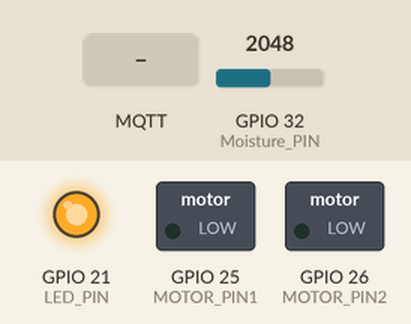
Bench run of a program on a simulated ESP32. Shown: switched loads named in the program (green lamp = pin HIGH), output pins drawn as LEDs (lit = HIGH). The inputs (shaded band) are chosen by the test bench; at power-on: GPIO 32 (Moisture_PIN) = 2048. WiFi joins after 1.5 s; servers stay silent unless stated; no MQTT or app messages arrive unless stated; what the program prints to the serial monitor is not drawn.

Above: at 0.1 s.
At 2.7 s:
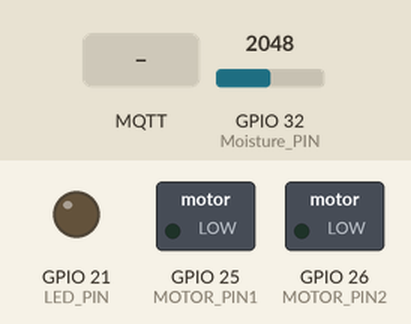
2.8 s: MQTT message "garden" arrives on the first subscribed topic
8.0 s: MQTT message "config" arrives on the first subscribed topic
13.0 s: MQTT message "threshold" arrives on the first subscribed topic
Timing chart, 0 to 16.0 s (numbered marks = the images above; inputs shaded):
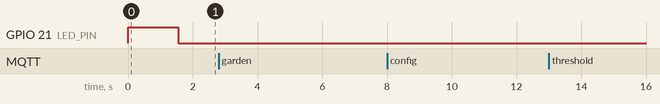

The program:

main.cpp
```cpp
// Software Capstone - EvryHub Garden
//
// @author  Joshua Symons-Webb
// @id      000812836
//
// I, Joshua Symons-Webb, 000812836 certify that this material is my original work. No
// other person's work has been used without due acknowledgement.

#include <Arduino.h>
#include "secrets.h"
#include <WiFiClientSecure.h>
#include <WiFi.h>
#include <ESPmDNS.h>
#include <WiFiUdp.h>
#include <ArduinoOTA.h>
#include <PubSubClient.h>
#include <ArduinoJson.h>

// AWS Pub/Sub Topics & Wifi Config
#define AWS_IOT_PUBLISH_TOPIC "evryhub/garden"
#define AWS_IOT_SUBSCRIBE_TOPIC "evryhub/garden/sub"
WiFiClientSecure net = WiFiClientSecure();
PubSubClient client(net);

// Moisture Sensor Pin
#define Moisture_PIN 32

// Motor Driver
#define MOTOR_PIN1 25 // GPIO for control input 1
#define MOTOR_PIN2 26 // GPIO for control input 2

// LED Pin (digital)
#define LED_PIN 21

int moisture = 0;
int gardenConfig = 0;
int moistureThreshold = 0;

// ***********************************************************
void waterGarden()
{
  digitalWrite(MOTOR_PIN1, HIGH);
  digitalWrite(MOTOR_PIN2, LOW);
  delay(3000);
  digitalWrite(MOTOR_PIN1, LOW);
  digitalWrite(MOTOR_PIN2, LOW);
}

// ***********************************************************
void configGarden(int config)
{
  gardenConfig = config;
}

// ***********************************************************
void gardenThreshold(int threshold)
{
  moistureThreshold = threshold;
}

// ***********************************************************
void messageHandler(char *topic, byte *payload, unsigned int length)
{
  StaticJsonDocument<200> doc;
  deserializeJson(doc, payload);

  const char *device = doc["device"];
  const char *action = doc["action"];
  const char *value = doc["value"];

  Serial.printf("\n Device: %s | Action: %s | Value: %s\n", String(device), String(action), String(value));

  if (String(device) == "garden" && String(action) == "config")
  {
    Serial.println("Configure EvryHub Garden");
    configGarden(atoi(value));
  }
  else if (String(device) == "garden" && String(action) == "threshold")
  {
    configGarden(atoi(value));
  }
  else if (String(device) == "garden" && String(action) == "water")
  {
    Serial.println("Water Garden");
    waterGarden();
  }
}

// ***********************************************************
void connectAWS()
{
  // Configure WiFiClientSecure to use the AWS IoT device credentials
  net.setCACert(AWS_CERT_CA);
  net.setCertificate(AWS_CERT_CRT);
  net.setPrivateKey(AWS_CERT_PRIVATE);

  // Connect to the MQTT broker on the AWS endpoint we defined earlier
  client.setServer(AWS_IOT_ENDPOINT, 8883);

  // Create a message handler
  client.setCallback(messageHandler);
  Serial.println("Connecting to AWS IOT");

  while (!client.connect(THINGNAME))
  {
    Serial.print(".");
    delay(100);
  }

  if (!client.connected())
  {
    Serial.println("AWS IoT Timeout!");
    return;
  }
  digitalWrite(LED_PIN, LOW);

  // Subscribe to a topic
  client.subscribe(AWS_IOT_SUBSCRIBE_TOPIC);
  Serial.println("AWS IoT Connected!");
}

// ***********************************************************
void publishMessage()
{
  StaticJsonDocument<200> doc;
  doc["device"] = "garden";
  doc["action"] = "moisture";
  doc["value"] = String(moisture);
  char jsonBuffer[512];
  serializeJson(doc, jsonBuffer);

  client.publish(AWS_IOT_PUBLISH_TOPIC, jsonBuffer);
}

// ***********************************************************
void wifiSetup()
{
  WiFi.mode(WIFI_STA);
  WiFi.begin(WIFI_SSID, WIFI_PASSWORD);

  while (WiFi.status() != WL_CONNECTED)
  {
    digitalWrite(LED_PIN, HIGH);
    delay(500);
    digitalWrite(LED_PIN, LOW);
    Serial.print(".");
  }
  digitalWrite(LED_PIN, HIGH);
}

// ***********************************************************
void otaSetup()
{
  ArduinoOTA
      .onStart([]()
               {
      String type;
      if (ArduinoOTA.getCommand() == U_FLASH)
        type = "sketch";
      else // U_SPIFFS
        type = "filesystem";

      // NOTE: if updating SPIFFS this would be the place to unmount SPIFFS using SPIFFS.end()
      Serial.println("Start updating " + type); })
      .onEnd([]()
             { Serial.println("\nEnd"); })
      .onProgress([](unsigned int progress, unsigned int total)
                  { Serial.printf("Progress: %u%%\r", (progress / (total / 100))); })
      .onError([](ota_error_t error)
               {
      Serial.printf("Error[%u]: ", error);
      if (error == OTA_AUTH_ERROR) Serial.println("Auth Failed");
      else if (error == OTA_BEGIN_ERROR) Serial.println("Begin Failed");
      else if (error == OTA_CONNECT_ERROR) Serial.println("Connect Failed");
      else if (error == OTA_RECEIVE_ERROR) Serial.println("Receive Failed");
      else if (error == OTA_END_ERROR) Serial.println("End Failed"); });

  ArduinoOTA.begin();

  Serial.println("Ready");
  Serial.print("IP address: ");
  Serial.println(WiFi.localIP());
}

// ***********************************************************
void checkInput()
{
  if (gardenConfig == 2)
  { // Water with threshold
    if (moistureThreshold > moisture)
    {
      waterGarden();
    }
  }

  float slope = 2.48;      // slope from linear fit
  float intercept = -0.72; // intercept from linear fit
  float voltage = (float(analogRead(Moisture_PIN)) / 1023.0) * 3.3;
  moisture = ((1.0 / voltage) * slope) + intercept;
}

// ***********************************************************
void setup()
{
  Serial.begin(115200);

  pinMode(MOTOR_PIN1, OUTPUT);
  pinMode(MOTOR_PIN2, OUTPUT);
  pinMode(LED_PIN, OUTPUT);

  wifiSetup();
  otaSetup();
  connectAWS();
}

// ***********************************************************
void loop()
{
  ArduinoOTA.handle();
  checkInput();
  publishMessage();
  client.loop();
  delay(5000);
}
```

secrets.h
```cpp
#include <pgmspace.h>

#define SECRET
#define THINGNAME "EvryHub-Garden"

const char WIFI_SSID[] = "HOME";
const char WIFI_PASSWORD[] = "AkJ197219992001";
const char AWS_IOT_ENDPOINT[] = "ah1nte2vfjrs0-ats.iot.ca-central-1.amazonaws.com";

// Amazon Root CA 1
static const char AWS_CERT_CA[] PROGMEM = R"EOF(
-----BEGIN CERTIFICATE-----
MIIDQTCCAimgAwIBAgITBmyfz5m/jAo54vB4ikPmljZbyjANBgkqhkiG9w0BAQsF
ADA5MQswCQYDVQQGEwJVUzEPMA0GA1UEChMGQW1hem9uMRkwFwYDVQQDExBBbWF6
b24gUm9vdCBDQSAxMB4XDTE1MDUyNjAwMDAwMFoXDTM4MDExNzAwMDAwMFowOTEL
MAkGA1UEBhMCVVMxDzANBgNVBAoTBkFtYXpvbjEZMBcGA1UEAxMQQW1hem9uIFJv
b3QgQ0EgMTCCASIwDQYJKoZIhvcNAQEBBQADggEPADCCAQoCggEBALJ4gHHKeNXj
ca9HgFB0fW7Y14h29Jlo91ghYPl0hAEvrAIthtOgQ3pOsqTQNroBvo3bSMgHFzZM
9O6II8c+6zf1tRn4SWiw3te5djgdYZ6k/oI2peVKVuRF4fn9tBb6dNqcmzU5L/qw
IFAGbHrQgLKm+a/sRxmPUDgH3KKHOVj4utWp+UhnMJbulHheb4mjUcAwhmahRWa6
VOujw5H5SNz/0egwLX0tdHA114gk957EWW67c4cX8jJGKLhD+rcdqsq08p8kDi1L
93FcXmn/6pUCyziKrlA4b9v7LWIbxcceVOF34GfID5yHI9Y/QCB/IIDEgEw+OyQm
jgSubJrIqg0CAwEAAaNCMEAwDwYDVR0TAQH/BAUwAwEB/zAOBgNVHQ8BAf8EBAMC
AYYwHQYDVR0OBBYEFIQYzIU07LwMlJQuCFmcx7IQTgoIMA0GCSqGSIb3DQEBCwUA
A4IBAQCY8jdaQZChGsV2USggNiMOruYou6r4lK5IpDB/G/wkjUu0yKGX9rbxenDI
U5PMCCjjmCXPI6T53iHTfIUJrU6adTrCC2qJeHZERxhlbI1Bjjt/msv0tadQ1wUs
N+gDS63pYaACbvXy8MWy7Vu33PqUXHeeE6V/Uq2V8viTO96LXFvKWlJbYK8U90vv
o/ufQJVtMVT8QtPHRh8jrdkPSHCa2XV4cdFyQzR1bldZwgJcJmApzyMZFo6IQ6XU
5MsI+yMRQ+hDKXJioaldXgjUkK642M4UwtBV8ob2xJNDd2ZhwLnoQdeXeGADbkpy
rqXRfboQnoZsG4q5WTP468SQvvG5
-----END CERTIFICATE-----
)EOF";

// Device Certificate
static const char AWS_CERT_CRT[] PROGMEM = R"KEY(
-----BEGIN CERTIFICATE-----
MIIDWTCCAkGgAwIBAgIUAr1K1d8BJTe99IWc5B5tm5PsYtkwDQYJKoZIhvcNAQEL
BQAwTTFLMEkGA1UECwxCQW1hem9uIFdlYiBTZXJ2aWNlcyBPPUFtYXpvbi5jb20g
SW5jLiBMPVNlYXR0bGUgU1Q9V2FzaGluZ3RvbiBDPVVTMB4XDTIyMTAxNzIyMzEx
MVoXDTQ5MTIzMTIzNTk1OVowHjEcMBoGA1UEAwwTQVdTIElvVCBDZXJ0aWZpY2F0
ZTCCASIwDQYJKoZIhvcNAQEBBQADggEPADCCAQoCggEBAKvcjr2eTyHozvrCvFoJ
pESwj81x28gjAga/on7yIM2krZjw9PuECut5mTmJMlocdXxGOnZqBi3GT8uBs+/X
t8Sr+qqVfFNEm0wvX7/KnzF6OUbCwGqMPCVa01oOTzMk3bwf60KqjHQ6SHOgMvc0
nL52S/9j0pYYJ+DqugIFxrMvSDKVw1QXyLkGSu43jN8v5qEeYS/uvmdQYQvzSAU6
PGzki0NKlodceJiAqmhivCydENDg4d7/13oIqmUeXW9RTF3nHg3ouq2DUBBOoAy2
Ek4j5HpTBjPEUr3+WdGWodioZcyIkKJD9VE5uhkiMzxiaXeFKnAmIsHuWO8vkZMj
Ix0CAwEAAaNgMF4wHwYDVR0jBBgwFoAUHpgzcAa9Ji1+jNkx89B0nrxhgDgwHQYD
VR0OBBYEFIHs/hoIsFpGRF0nSc0xjflHBBavMAwGA1UdEwEB/wQCMAAwDgYDVR0P
AQH/BAQDAgeAMA0GCSqGSIb3DQEBCwUAA4IBAQBbiggXjiAZlCPk4b9R0kvuTdb8
MkKUdHeeuGKzLiKIrofmIYa4QiMlaU2wc6WZxNRLlHKem00zhYIqEYgDkvaE+Xl5
bhHl7SMwDRC7cA7+xeTAYLZSlSIbVFdwLa43VHNEGy9+J4c6bKpEcgm75mkmhhNm
W69f0lyTOACRJhvhnH1VLpKUjrWo1PkpviRlya98dEEqY02ITNe9Wupr2DrB2Mqs
fFYhK6oj3ko+mhwi4VwSgVpxAG1oDPBdREYzT99SmWLVp6S0wuFP/lQQRXSfwiH9
knl7vjRZl74gyY1CN/xCYpuoy3Cv34+n9lEyxxViEgsjAdOM/IiaQ3QGEvEU
-----END CERTIFICATE-----
)KEY";

// Device Private Key
static const char AWS_CERT_PRIVATE[] PROGMEM = R"KEY(
-----BEGIN RSA PRIVATE KEY-----
MIIEogIBAAKCAQEAq9yOvZ5PIejO+sK8WgmkRLCPzXHbyCMCBr+ifvIgzaStmPD0
+4QK63mZOYkyWhx1fEY6dmoGLcZPy4Gz79e3xKv6qpV8U0SbTC9fv8qfMXo5RsLA
aow8JVrTWg5PMyTdvB/rQqqMdDpIc6Ay9zScvnZL/2PSlhgn4Oq6AgXGsy9IMpXD
VBfIuQZK7jeM3y/moR5hL+6+Z1BhC/NIBTo8bOSLQ0qWh1x4mICqaGK8LJ0Q0ODh
3v/XegiqZR5db1FMXeceDei6rYNQEE6gDLYSTiPkelMGM8RSvf5Z0Zah2KhlzIiQ
okP1UTm6GSIzPGJpd4UqcCYiwe5Y7y+RkyMjHQIDAQABAoIBADc7bMxXwkq9jTdd
ujadfqNssuptuxp41b/hepGdsxkj4X6TgcgLSY8fxzSMeRgoqUFFOKixrkarwx0+
E9vy0eZs9uQ3onsIQ3iaiQUUU1ENXLb3A+u6IeJHbEE29BEVugUppOwJ75Wy3XH7
fCWiTPWRAx+Sryz5mmdYSGs5+/+9nWVvMQ9uQNQM3GFB4toBcwTZInbg3jMQCErl
LSA8VHJoLuB/zBeL2rIES2kNRBwWfNWNkerM6x2LE/YNn8kqKAlh8g839Q9E5q7N
b97cVCV+po2PcP0C/uDYlyVnsBbNnHzVwvhJzjiSu/36vuuq9BQuDHW6XYKmfeJV
LfNuvCkCgYEA2dL+mCoSRjrA+drMSJm6ZsR9OQKVKB5alns9SEKmUnPDDWppng1K
dFV03gMW6GLk47dh7zV6ayxr1Nsbqt3OHi0ywLIdlNbvPpJX0WSI/OwCtTg2bTgz
VclfnSb5xmTna9FY0R88bxt0hUdvRAF9zhPs3LYpk3/1aM2OMod0hmcCgYEAyfth
gyGq4cgTxPTPffuOL2UTOVbalTEiYdR9y8UWl4HpM0IhHYgx1Z04m3Hnia1X5o3J
PkJd/p1R8Y3Ik4QYLl2zeNaOAb+bUCPyG36hGVkNeCJ2ErF43+6rt9pxbEGI4Sf2
BCLUGqlfidgPGp3uHW3svvYeESEbO1V+Q+7279sCgYAuwsne9qEnrHNC8AKMz1uh
tiq/s1s72pBN37T/LzevWaSU27RCts21/aZyBq3DQ3+plvOSO6PFICsh7cuZubYG
6mML1PDew+lmQFpT3EZALZZDOwcMGVWD5A//l59lRMIddjqf4hnCLF2uQvCS49MT
C1n846o3PO/9CKuvEz8jnwKBgAhAGXKWzHkeiBgye8tEnEE5Wrir4I/ZivL+EAlj
ypFzwAfU+q9PIeH84xQOagvIpd+ICSFe6qH84R0B0qCb87TpJOyZrwFJR1nVrg0L
dh8n8RHoLnSDBVH4WNFQvfNTFflEfZsbpRhVtM5Xof5PVyuiktoWCZJfjNI2osq5
lyKjAoGAL+WsXd0pcDryje2FWQ+GIy38fNzeT7NV2rLcNd0hOLXNbuFf06UIp9rN
qjrtBYu66Zs7NKiKMIficTcFn1U9asGiQvrMqQMgGR8ReelktApkmEdxt2z5Qw4B
yaHfS0pD0cwuvrXyuGGmy2mPnqwLONwgEq0/qm/EuCts+CbaNpA=
-----END RSA PRIVATE KEY-----
)KEY";
```

Measured:
- after the input at 2.8 s, every drawn part: stays the same
- after the input at 8.0 s, every drawn part: stays the same
- after the input at 13.0 s, every drawn part: stays the same
